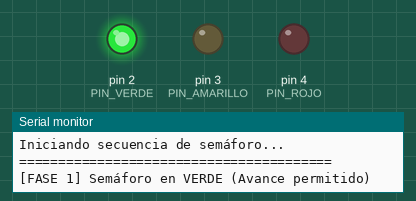
A sketch run on a simulated Arduino Uno, built with avr-gcc and run on an emulated ATmega328P. Shown: output pins drawn as LEDs (lit = HIGH), the last lines printed to the serial monitor.

Above: at 2.6 s.
At 6.1 s:
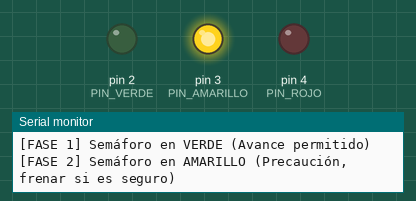
At 10.1 s:
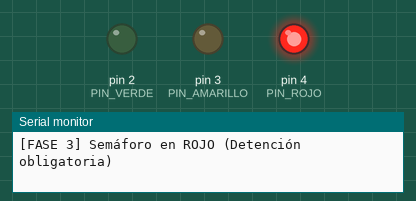
Timing chart, 0 to 17.0 s (numbered marks = the images above):
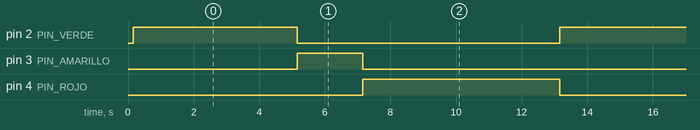

The sketch:

02_semaforo_americano.ino
```cpp
/*
 * ==============================================================================
 * PROYECTO: Circuito 2 - Simulación de Semáforo Americano
 * AUTOR: Antigravity Assistant & Usuario
 * DESCRIPCIÓN:
 *   Simula el ciclo tradicional de un semáforo vehicular según el estándar
 *   estadounidense (MUTCD - Manual on Uniform Traffic Control Devices).
 *
 * SECUENCIA DE OPERACIÓN:
 *   1. VERDE (Go): Flujo vehicular activo (Duración: 5.0 s).
 *   2. AMARILLO (Caution): Intervalo de cambio/despeje vehicular (Duración: 2.0 s).
 *   3. TODO ROJO (All-Red Clearance): Intervalo de seguridad entre fases (Duración: 1.0 s).
 *   4. ROJO (Stop): Detención obligatoria de vehículos (Duración: 5.0 s).
 *   5. Regresa a VERDE.
 *
 * COMPONENTES:
 *   - 1x Arduino Uno
 *   - 1x LED Verde (Pin Digital 2)
 *   - 1x LED Amarillo (Pin Digital 3)
 *   - 1x LED Rojo (Pin Digital 4)
 *   - 3x Resistencias de 220 Ω (1/4 W)
 *   - Protoboard y jumpers
 *
 * CONEXIONES:
 *   - Pin 2 -> Resistencia 220 Ω -> Ánodo (+) LED Verde -> Cátodo (-) -> GND
 *   - Pin 3 -> Resistencia 220 Ω -> Ánodo (+) LED Amarillo -> Cátodo (-) -> GND
 *   - Pin 4 -> Resistencia 220 Ω -> Ánodo (+) LED Rojo -> Cátodo (-) -> GND
 * ==============================================================================
 */

// Asignación de pines de salida digital
const uint8_t PIN_VERDE    = 2;
const uint8_t PIN_AMARILLO = 3;
const uint8_t PIN_ROJO     = 4;

// Temporizaciones en milisegundos (ajustables)
const unsigned long TIEMPO_VERDE    = 5000; // 5 segundos
const unsigned long TIEMPO_AMARILLO = 2000; // 2 segundos
const unsigned long TIEMPO_ALL_RED  = 1000; // 1 segundo (seguridad de despeje)
const unsigned long TIEMPO_ROJO     = 5000; // 5 segundos

// Prototipo de función auxiliar para control de estados
void establecerLuces(bool verde, bool amarillo, bool rojo);

void setup() {
  Serial.begin(9600);
  Serial.println(F("========================================"));
  Serial.println(F("Circuito 2: Semáforo Americano (Vehicular)"));
  Serial.println(F("Iniciando secuencia de semáforo..."));
  Serial.println(F("========================================"));

  // Configurar los pines de los LEDs como salidas digitales
  pinMode(PIN_VERDE, OUTPUT);
  pinMode(PIN_AMARILLO, OUTPUT);
  pinMode(PIN_ROJO, OUTPUT);

  // Inicializar en estado de seguridad: Todo Apagado
  establecerLuces(false, false, false);
}

void loop() {
  // FASE 1: VERDE - Tráfico en marcha
  Serial.println(F("[FASE 1] Semáforo en VERDE (Avance permitido)"));
  establecerLuces(true, false, false);
  delay(TIEMPO_VERDE);

  // FASE 2: AMARILLO - Precaución / Tiempo de cambio
  Serial.println(F("[FASE 2] Semáforo en AMARILLO (Precaución, frenar si es seguro)"));
  establecerLuces(false, true, false);
  delay(TIEMPO_AMARILLO);

  // FASE 3: ALL-RED - Margen de despeje de intersección
  Serial.println(F("[SEGURIDAD] Intervalo Todo Rojo (Despeje de intersección)"));
  establecerLuces(false, false, true);
  delay(TIEMPO_ALL_RED);

  // FASE 4: ROJO - Detención total
  Serial.println(F("[FASE 3] Semáforo en ROJO (Detención obligatoria)"));
  establecerLuces(false, false, true);
  delay(TIEMPO_ROJO);
}

/**
 * Función auxiliar para fijar el estado de las tres luminarias de forma segura.
 * Garantiza que sólo las luces deseadas estén activas.
 */
void establecerLuces(bool verde, bool amarillo, bool rojo) {
  digitalWrite(PIN_VERDE,    verde    ? HIGH : LOW);
  digitalWrite(PIN_AMARILLO, amarillo ? HIGH : LOW);
  digitalWrite(PIN_ROJO,     rojo     ? HIGH : LOW);
}
```

Measured:
- by itself, pin 2 (PIN_VERDE): alternates HIGH for 5.0 s and LOW for 8.0 s
- by itself, pin 3 (PIN_AMARILLO): alternates HIGH for 2.0 s and LOW for 11.0 s
- by itself, pin 4 (PIN_ROJO): alternates HIGH for 6.0 s and LOW for 7.0 s
